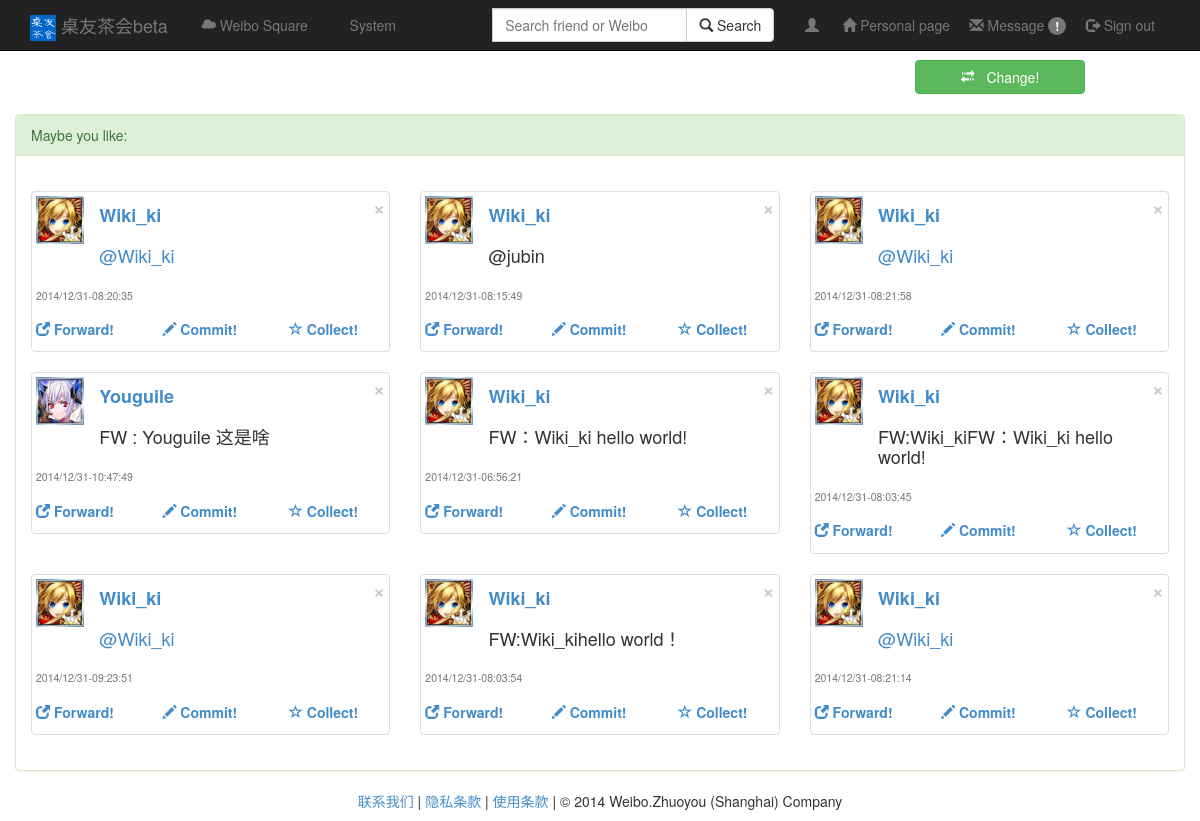
Page /square on the committed database.
### app/models.py (models this page shows)
class Weibo(db.Model):
    idweibo = db.Column(db.String(256) , primary_key = True)#username+potime+content做md5加密
    username = db.Column(db.String(128))#发微博人
    url = db.Column(db.String(128))
    potime = db.Column(db.String(128))#时间
    wtype = db.Column(db.String(128))#微博类型，原微博，原微博下回复，私信
    fatherid = db.Column(db.String(256),default = 'null')#所在楼id
    number = db.Column(db.Integer)#楼数
    content = db.Column(db.String(1024))#内容

### app/views.py (the view)
@app.route('/square')
def square():
        pall = models.Weibo.query.filter_by().all()
        if len(pall) >= 9:
                posts = random.sample(pall,9)
                posts1 = posts[0:3]
                posts2 = posts[3:6]
                posts3 = posts[6:9]
        else:
                return render_template("error.html")
        if 'username' in session:
                Username = session['username']
                ret = models.User.query.filter_by(username=Username).first()
                return render_template("square.html",posts1=posts1,posts2=posts2,posts3=posts3,ret=ret,nickname=ret.nickname)
        return render_template("square.html",posts1=posts1,posts2=posts2,posts3=posts3)

### app/templates/square.html (shortened to what this page needs)
{% extends "base.html" %}
{% block content %}
<br>
<br>
<br>
<div class="container-fluid">
    <div class="row">
		<div class="col-md-2 col-md-offset-9">
			<a type="button" class="btn btn-success btn-block" id="change" href="/square"><span class="glyphicon glyphicon-transfer"></span>&nbsp;&nbsp; Change!</a>
		</div>
	</div>
	<div class="row">
        <div class="col-md-12">
			<div class="panel panel-success">
				<div class="panel-heading">
				Maybe you like:
				</div>
				<div class="panel-body">
					<div class="row">
						{% for post in posts1 %}
						<div class="col-sm-6 col-md-4">
							<div class="thumbnail">
								<div class = "row">
									<div class="col-md-2">
										<img src="{{ post.url }}" height="48" width="48" href=""></img>
									</div>
									<div class="col-md-10">
										<div class="row">
											<div class="col-md-6">
												<a class="text-left" href=""><h4><b>{{post.username}}</b></h4></a>
											</div>
											<div class="col-md-3 col-md-offset-3">
												<button type="button" class="close" data-dismiss="alert"><span aria-hidden="true">&times;</span><span class="sr-only">Close</span></button>
											</div>
										</div>
										<div class="row">
											<div class="col-md-12">
												<label class="weibocontent"><h4>{{post.content}}</h4></label>
											</div>
										</div>
									</div>
									<div class="col-md-12">
										<p class="text-center"><h5><small>{{post.potime}}</small></h5></p>
									</div>
									<div class="col-md-4">
										<a class="text-left" href=""><h5><b><span class="glyphicon glyphicon-new-window"></span> Forward!</b></h5></a>
									</div>
									<div class="col-md-4">
										<a class="text-left" href=""><h5><b><span class="glyphicon glyphicon-pencil"></span> Commit!</b></h5></a>
									</div>
									<div class="col-md-4">
										<a class="text-left" href=""><h5><b><span class="glyphicon glyphicon-star-empty"></span> Collect!</b></h5></a>
									</div>
								</div>
							</div>
						 </div>
						 {% endfor %}
					</div>
					<div class="row">
						{% for post in posts2 %}
						<div class="col-sm-6 col-md-4">
							<div class="thumbnail">
								<div class = "row">
									<div class="col-md-2">
										<img src="{{ post.url }}" height="48" width="48" href=""></img>
									</div>
									<div class="col-md-10">
										<div class="row">
											<div class="col-md-6">
												<a class="text-left" href=""><h4><b>{{post.username}}</b></h4></a>
											</div>
											<div class="col-md-3 col-md-offset-3">
												<button type="button" class="close" data-dismiss="alert"><span aria-hidden="true">&times;</span><span class="sr-only">Close</span></button>
											</div>
										</div>
										<div class="row">
											<div class="col-md-12">
												<label class="weibocontent"><h4>{{post.content}}</h4></label>
											</div>
										</div>
									</div>
									<div class="col-md-12">
										<p class="text-center"><h5><small>{{post.potime}}</small></h5></p>
									</div>
									<div class="col-md-4">
										<a class="text-left" href=""><h5><b><span class="glyphicon glyphicon-new-window"></span> Forward!</b></h5></a>
									</div>
									<div class="col-md-4">
										<a class="text-left" href=""><h5><b><span class="glyphicon glyphicon-pencil"></span> Commit!</b></h5></a>
									</div>
									<div class="col-md-4">
										<a class="text-left" href=""><h5><b><span class="glyphicon glyphicon-star-empty"></span> Collect!</b></h5></a>
									</div>
								</div>
							</div>
						 </div>
						 {% endfor %}
					</div>
					<div class="row">
						{% for post in posts3 %}
						<div class="col-sm-6 col-md-4">
							<div class="thumbnail">
								<div class = "row">
									<div class="col-md-2">
										<img src="{{ post.url }}" height="48" width="48" href=""></img>
									</div>
									<div class="col-md-10">
										<div class="row">
											<div class="col-md-6">
												<a class="text-left" href=""><h4><b>{{post.username}}</b></h4></a>
											</div>
											<div class="col-md-3 col-md-offset-3">
												<button type="button" class="close" data-dismiss="alert"><span aria-hidden="true">&times;</span><span class="sr-only">Close</span></button>
											</div>
										</div>
										<div class="row">
											<div class="col-md-12">
												<label class="weibocontent"><h4>{{post.content}}</h4></label>
											</div>
										</div>
									</div>
									<div class="col-md-12">
										<p class="text-center"><h5><small>{{post.potime}}</small></h5></p>
									</div>
									<div class="col-md-4">
										<a class="text-left" href=""><h5><b><span class="glyphicon glyphicon-new-window"></span> Forward!</b></h5></a>
									</div>
									<div class="col-md-4">
										<a class="text-left" href=""><h5><b><span class="glyphicon glyphicon-pencil"></span> Commit!</b></h5></a>
									</div>
									<div class="col-md-4">
										<a class="text-left" href=""><h5><b><span class="glyphicon glyphicon-star-empty"></span> Collect!</b></h5></a>
									</div>
								</div>
							</div>
						 </div>
						 {% endfor %}
					</div>
				</div>
			</div>
        </div>
      </div>
    </div>
{% endblock %}

### rows in the picture
Weibo: url (picture), username "Wiki_ki", potime "2014/12/31-08:20:35"
Weibo: url (picture), username "Wiki_ki", content "@jubin", potime "2014/12/31-08:15:49"
Weibo: url (picture), username "Wiki_ki", potime "2014/12/31-08:21:58"
Weibo: url (picture), username "Youguile", content "FW : Youguile 这是啥", potime "2014/12/31-10:47:49"
Weibo: url (picture), username "Wiki_ki", content "FW：Wiki_ki hello world!", potime "2014/12/31-06:56:21"
Weibo: url (picture), username "Wiki_ki", content "FW:Wiki_kiFW：Wiki_ki hello world!", potime "2014/12/31-08:03:45"
Weibo: url (picture), username "Wiki_ki", potime "2014/12/31-09:23:51"
Weibo: url (picture), username "Wiki_ki", content "FW:Wiki_kihello world！", potime "2014/12/31-08:03:54"
Weibo: url (picture), username "Wiki_ki", potime "2014/12/31-08:21:14"
